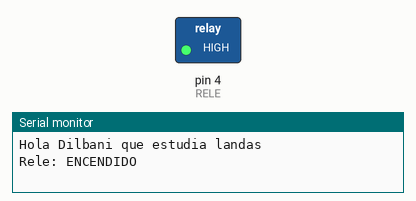
Simulated run of this sketch. Board: Arduino Uno, built with avr-gcc and run on an emulated ATmega328P. Shown: switched loads named in the sketch (green lamp = pin HIGH), the last lines printed to the serial monitor.

Above: at 2.5 s.
At 7.5 s:
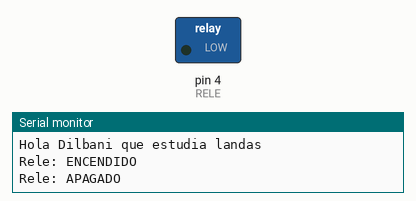
Timing chart, 0 to 13.0 s (numbered marks = the images above):
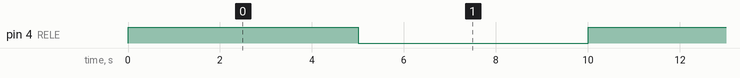

Measured:
- by itself, pin 4 (RELE): alternates HIGH for 5.0 s and LOW for 5.0 s

The sketch:

5_base_Relay.ino
```cpp
# define RELE 4


void setup() {

    Serial.begin(9600);		// inicializa comunicacion serie a 9600 bps
    pinMode(RELE, OUTPUT);		// pin 3 como salida

 }


void loop() {

  Serial.println("Hola Dilbani que estudia landas");
  Serial.println("Rele: ENCENDIDO");
  digitalWrite(RELE, HIGH);
  delay(5000);
  Serial.println("Rele: APAGADO");
  digitalWrite(RELE, LOW);
  delay(5000);
}
```
